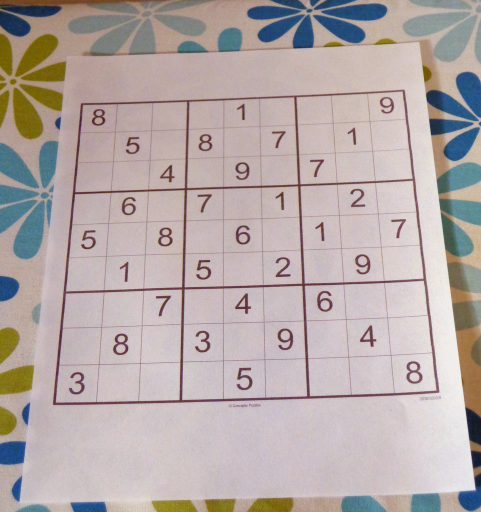
#> input picture source/test_imgs/sudoku.jpg, 962 x 1024 px (shown at 1/2 size)
$ python -i SudokuExtraction.py   (imports and definitions only)
#> lines starting #> are read from the running program, lines starting #| are printed output that depends on the picture; after the words box and inside, x2 and y2 are one past the last pixel; in counts of white or black regions, pixels touching at a corner belong together
#> further down, picture is the input picture: shape (1024, 962, 3); mean B, G, R 167.9, 169.5, 181
# for logging
from loguru import logger
import sys

# SudokuExtraction
import cv2
import numpy as np
from imutils import contours

# import os


# [1 line not run here, left out]
logger_format = (
    "<green>{time:DD/MM/YYYY – HH:mm:ss}</green> "
    + "| <lvl>{level: <8}</lvl> "
    + "| <cyan>{name}</cyan>:<cyan>{function}</cyan>:<cyan>{line}</cyan> "
    + "– <lvl>{message}</lvl>"
)
# [5 lines not run here, left out]


class SudokuExtraction:
    def __init__(self, debug: bool = False):
        self.debug = debug
        self.done = "\033[92m✓\033[39m"

    def find_contour(
        self, image: np.ndarray, original_image: np.ndarray = None
    ) -> np.ndarray[(1, 2), np.ndarray[(2,), np.intc]]:
        # use Canny Edge Detection Algorithm to detect edges
        image = cv2.Canny(image, 50, 150)
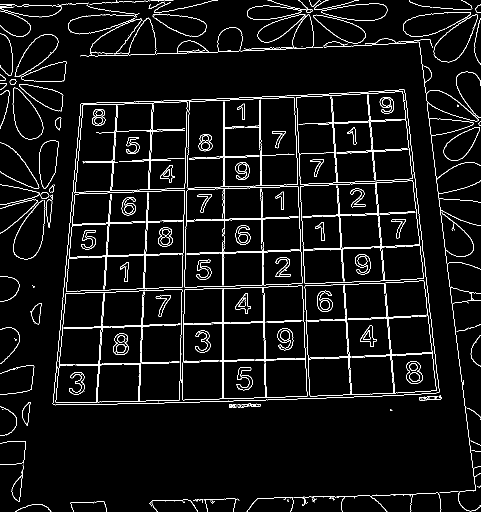
#> image: shape (1024, 962) (shown at 1/2 size); 4.7% white in thin lines or dots
        logger.info(f"Apply Canny edge detection algorithm: {self.done}")

        # a contour is basically any closed shape. Find contours and hierarchy
        contours, _ = cv2.findContours(
            image, cv2.RETR_EXTERNAL, cv2.CHAIN_APPROX_SIMPLE
        )
#> contours = 125 contours, 78 with area under 20; largest, box (x1, y1, x2, y2) and area: (105, 179, 879, 811) 430246, (867, 29, 956, 125) 4258, (160, 36, 586, 113) 3163, (642, 6, 775, 42) 3136, (626, 29, 731, 87) 2948
        logger.debug(f"Number of found contours: {len(contours)}")

        # find largest contour. Assuming that the largest contour is the sudoku
        # grid. A contour is basically a set of coordinates
        if len(contours) != 0:
            grid_contour = max(contours, key=cv2.contourArea)
#> grid_contour = contour of 401 points, box (x1, y1, x2, y2) (105, 179, 879, 811), area 430246
            logger.debug(f"Find grid contour – length: {len(grid_contour)}")

        if self.debug:
            copy = original_image.copy()
            cv2.drawContours(copy, [grid_contour], 0, (255, 0, 0), 5)
            cv2.imshow("DEBUG: GRID CONTOUR", cv2.resize(copy, (320, 320)))
            cv2.waitKey(0)
            cv2.destroyAllWindows()

        logger.debug(f"Return: contour of sudoku grid – {type(grid_contour)}")
        return grid_contour

    # [169 lines left out: functions find_corners, warp_image, extract_cells, not called in this run]


# [17 lines not run here, left out]

>>> import cv2
>>> picture = cv2.imread('test_imgs/sudoku.jpg')
>>> result = SudokuExtraction().find_contour(picture)
#> result has the same summary as grid_contour in find_contour
